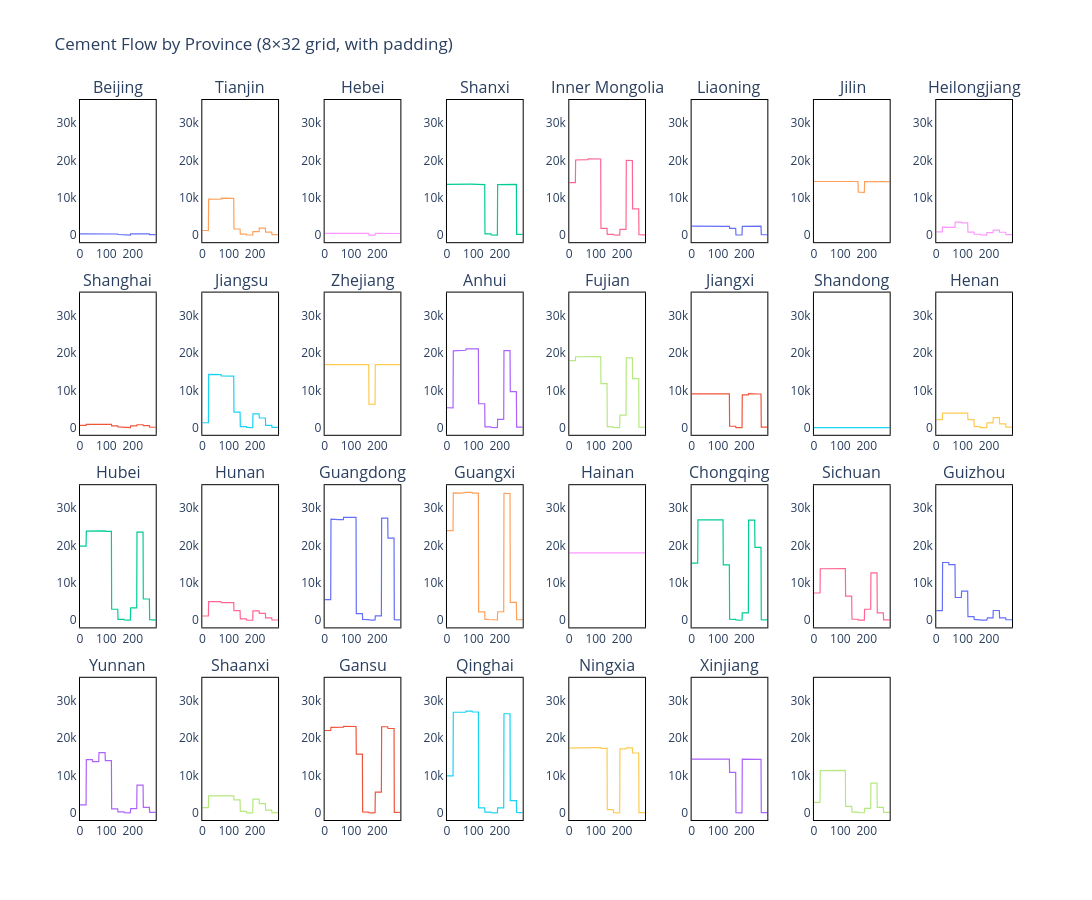

The code cell stored with this chart in its notebook:
### Code cell
import plotly.graph_objects as go
from plotly.subplots import make_subplots
import plotly.express as px

df = cement_flows
provinces = [
    'Beijing', 'Tianjin', 'Hebei', 'Shanxi', 'Inner Mongolia', 'Liaoning', 'Jilin', 'Heilongjiang',
    'Shanghai', 'Jiangsu', 'Zhejiang', 'Anhui', 'Fujian', 'Jiangxi', 'Shandong', 'Henan',
    'Hubei', 'Hunan', 'Guangdong', 'Guangxi', 'Hainan', 'Chongqing', 'Sichuan', 'Guizhou',
    'Yunnan', 'Shaanxi', 'Gansu', 'Qinghai', 'Ningxia', 'Xinjiang'
]

# --- Select columns to plot ---
cols = df.columns[:32]  # plot first 32 columns
nrows, ncols = 4, 8

# --- Color palette ---
colors = px.colors.qualitative.Plotly * ((len(cols) // len(px.colors.qualitative.Plotly)) + 1)

# --- Create 8×32 subplot grid with added padding ---
fig = make_subplots(
    rows=nrows, cols=ncols,
    subplot_titles=provinces,
    vertical_spacing=0.07,   # increase vertical spacing (padding)
    horizontal_spacing=0.05  # increase horizontal spacing (padding)
)

# --- Add traces ---
for i, col in enumerate(cols):
    row = i % nrows + 1
    col_pos = i // nrows + 1
    color = colors[i]
    fig.add_trace(
        go.Scatter(
            x=df.index,
            y=df[col],
            mode='lines',
            name=col,
            line=dict(width=1.2, color=color)
        ),
        row=row, col=col_pos
    )

# --- Layout & style tweaks ---
fig.update_layout(
    height=900,
    width=1400,  # keep it compact but readable
    showlegend=False,
    title_text="Cement Flow by Province (8×32 grid, with padding)",
    plot_bgcolor='white',
    paper_bgcolor='white',
)

# --- Clean look: white background, black frame, no gridlines ---
fig.update_xaxes(showgrid=False, zeroline=False, showline=True, linecolor='black', mirror=True)
fig.update_yaxes(showgrid=False, zeroline=False, showline=True, linecolor='black', mirror=True, matches='y')

fig.show()

### Figure 1 — Plotly figure (JSON) as saved in the notebook; plotly's stock layout.template omitted (floating-point values rounded to 4 significant figures; data arrays with more than 128 entries replaced by an {"elided": "..."} marker saying what was removed)
{"data": [{"line": {"color": "#636EFA", "width": 1.2}, "mode": "lines", "name": "tradcement_Region1Beijing_cement_edge", "type": "scatter", "x": {"elided": "288 int values"}, "xaxis": "x", "y": {"elided": "288 float values"}, "yaxis": "y"}, {"line": {"color": "#EF553B", "width": 1.2}, "mode": "lines", "name": "tradcement_Region2Tianjin_cement_edge", "type": "scatter", "x": {"elided": "288 int values"}, "xaxis": "x9", "y": {"elided": "288 float values"}, "yaxis": "y9"}, {"line": {"color": "#00CC96", "width": 1.2}, "mode": "lines", "name": "tradcement_Region3Hebei_cement_edge", "type": "scatter", "x": {"elided": "288 int values"}, "xaxis": "x17", "y": {"elided": "288 float values"}, "yaxis": "y17"}, {"line": {"color": "#AB63FA", "width": 1.2}, "mode": "lines", "name": "tradcement_Region4Shanxi_cement_edge", "type": "scatter", "x": {"elided": "288 int values"}, "xaxis": "x25", "y": {"elided": "288 float values"}, "yaxis": "y25"}, {"line": {"color": "#FFA15A", "width": 1.2}, "mode": "lines", "name": "tradcement_Region5Innermongolia_cement_edge", "type": "scatter", "x": {"elided": "288 int values"}, "xaxis": "x2", "y": {"elided": "288 float values"}, "yaxis": "y2"}, {"line": {"color": "#19D3F3", "width": 1.2}, "mode": "lines", "name": "tradcement_Region6Liaoning_cement_edge", "type": "scatter", "x": {"elided": "288 int values"}, "xaxis": "x10", "y": {"elided": "288 float values"}, "yaxis": "y10"}, {"line": {"color": "#FF6692", "width": 1.2}, "mode": "lines", "name": "tradcement_Region7Jilin_cement_edge", "type": "scatter", "x": {"elided": "288 int values"}, "xaxis": "x18", "y": {"elided": "288 float values"}, "yaxis": "y18"}, {"line": {"color": "#B6E880", "width": 1.2}, "mode": "lines", "name": "tradcement_Region8Heilongjiang_cement_edge", "type": "scatter", "x": {"elided": "288 int values"}, "xaxis": "x26", "y": {"elided": "288 float values"}, "yaxis": "y26"}, {"line": {"color": "#FF97FF", "width": 1.2}, "mode": "lines", "name": "tradcement_Region9Shanghai_cement_edge", "type": "scatter", "x": {"elided": "288 int values"}, "xaxis": "x3", "y": {"elided": "288 float values"}, "yaxis": "y3"}, {"line": {"color": "#FECB52", "width": 1.2}, "mode": "lines", "name": "tradcement_Region10Jiangsu_cement_edge", "type": "scatter", "x": {"elided": "288 int values"}, "xaxis": "x11", "y": {"elided": "288 float values"}, "yaxis": "y11"}, {"line": {"color": "#636EFA", "width": 1.2}, "mode": "lines", "name": "tradcement_Region11Zhejiang_cement_edge", "type": "scatter", "x": {"elided": "288 int values"}, "xaxis": "x19", "y": {"elided": "288 float values"}, "yaxis": "y19"}, {"line": {"color": "#EF553B", "width": 1.2}, "mode": "lines", "name": "tradcement_Region12Anhui_cement_edge", "type": "scatter", "x": {"elided": "288 int values"}, "xaxis": "x27", "y": {"elided": "288 float values"}, "yaxis": "y27"}, {"line": {"color": "#00CC96", "width": 1.2}, "mode": "lines", "name": "tradcement_Region13Fujian_cement_edge", "type": "scatter", "x": {"elided": "288 int values"}, "xaxis": "x4", "y": {"elided": "288 float values"}, "yaxis": "y4"}, {"line": {"color": "#AB63FA", "width": 1.2}, "mode": "lines", "name": "tradcement_Region14Jiangxi_cement_edge", "type": "scatter", "x": {"elided": "288 int values"}, "xaxis": "x12", "y": {"elided": "288 float values"}, "yaxis": "y12"}, {"line": {"color": "#FFA15A", "width": 1.2}, "mode": "lines", "name": "tradcement_Region15Shandong_cement_edge", "type": "scatter", "x": {"elided": "288 int values"}, "xaxis": "x20", "y": {"elided": "288 float values"}, "yaxis": "y20"}, {"line": {"color": "#19D3F3", "width": 1.2}, "mode": "lines", "name": "tradcement_Region16Henan_cement_edge", "type": "scatter", "x": {"elided": "288 int values"}, "xaxis": "x28", "y": {"elided": "288 float values"}, "yaxis": "y28"}, {"line": {"color": "#FF6692", "width": 1.2}, "mode": "lines", "name": "tradcement_Region17Hubei_cement_edge", "type": "scatter", "x": {"elided": "288 int values"}, "xaxis": "x5", "y": {"elided": "288 float values"}, "yaxis": "y5"}, {"line": {"color": "#B6E880", "width": 1.2}, "mode": "lines", "name": "tradcement_Region18Hunan_cement_edge", "type": "scatter", "x": {"elided": "288 int values"}, "xaxis": "x13", "y": {"elided": "288 float values"}, "yaxis": "y13"}, {"line": {"color": "#FF97FF", "width": 1.2}, "mode": "lines", "name": "tradcement_Region19Guangdong_cement_edge", "type": "scatter", "x": {"elided": "288 int values"}, "xaxis": "x21", "y": {"elided": "288 float values"}, "yaxis": "y21"}, {"line": {"color": "#FECB52", "width": 1.2}, "mode": "lines", "name": "tradcement_Region20Guangxi_cement_edge", "type": "scatter", "x": {"elided": "288 int values"}, "xaxis": "x29", "y": {"elided": "288 float values"}, "yaxis": "y29"}, {"line": {"color": "#636EFA", "width": 1.2}, "mode": "lines", "name": "tradcement_Region21Hainan_cement_edge", "type": "scatter", "x": {"elided": "288 int values"}, "xaxis": "x6", "y": {"elided": "288 float values"}, "yaxis": "y6"}, {"line": {"color": "#EF553B", "width": 1.2}, "mode": "lines", "name": "tradcement_Region22Chongqing_cement_edge", "type": "scatter", "x": {"elided": "288 int values"}, "xaxis": "x14", "y": {"elided": "288 float values"}, "yaxis": "y14"}, {"line": {"color": "#00CC96", "width": 1.2}, "mode": "lines", "name": "tradcement_Region23Sichuan_cement_edge", "type": "scatter", "x": {"elided": "288 int values"}, "xaxis": "x22", "y": {"elided": "288 float values"}, "yaxis": "y22"}, {"line": {"color": "#AB63FA", "width": 1.2}, "mode": "lines", "name": "tradcement_Region24Guizhou_cement_edge", "type": "scatter", "x": {"elided": "288 int values"}, "xaxis": "x30", "y": {"elided": "288 float values"}, "yaxis": "y30"}, {"line": {"color": "#FFA15A", "width": 1.2}, "mode": "lines", "name": "tradcement_Region25Yunnan_cement_edge", "type": "scatter", "x": {"elided": "288 int values"}, "xaxis": "x7", "y": {"elided": "288 float values"}, "yaxis": "y7"}, {"line": {"color": "#19D3F3", "width": 1.2}, "mode": "lines", "name": "tradcement_Region26Tibet_cement_edge", "type": "scatter", "x": {"elided": "288 int values"}, "xaxis": "x15", "y": {"elided": "288 float values"}, "yaxis": "y15"}, {"line": {"color": "#FF6692", "width": 1.2}, "mode": "lines", "name": "tradcement_Region27Shaanxi_cement_edge", "type": "scatter", "x": {"elided": "288 int values"}, "xaxis": "x23", "y": {"elided": "288 float values"}, "yaxis": "y23"}, {"line": {"color": "#B6E880", "width": 1.2}, "mode": "lines", "name": "tradcement_Region28Gansu_cement_edge", "type": "scatter", "x": {"elided": "288 int values"}, "xaxis": "x31", "y": {"elided": "288 float values"}, "yaxis": "y31"}, {"line": {"color": "#FF97FF", "width": 1.2}, "mode": "lines", "name": "tradcement_Region29Qinghai_cement_edge", "type": "scatter", "x": {"elided": "288 int values"}, "xaxis": "x8", "y": {"elided": "288 float values"}, "yaxis": "y8"}, {"line": {"color": "#FECB52", "width": 1.2}, "mode": "lines", "name": "tradcement_Region30Ningxia_cement_edge", "type": "scatter", "x": {"elided": "288 int values"}, "xaxis": "x16", "y": {"elided": "288 float values"}, "yaxis": "y16"}, {"line": {"color": "#636EFA", "width": 1.2}, "mode": "lines", "name": "tradcement_Region31Xinjiang_cement_edge", "type": "scatter", "x": {"elided": "288 int values"}, "xaxis": "x24", "y": {"elided": "288 float values"}, "yaxis": "y24"}], "layout": {"annotations": [{"font": {"size": 16}, "showarrow": false, "text": "Beijing", "x": 0.04062, "xanchor": "center", "xref": "paper", "y": 1, "yanchor": "bottom", "yref": "paper"}, {"font": {"size": 16}, "showarrow": false, "text": "Tianjin", "x": 0.1719, "xanchor": "center", "xref": "paper", "y": 1, "yanchor": "bottom", "yref": "paper"}, {"font": {"size": 16}, "showarrow": false, "text": "Hebei", "x": 0.3031, "xanchor": "center", "xref": "paper", "y": 1, "yanchor": "bottom", "yref": "paper"}, {"font": {"size": 16}, "showarrow": false, "text": "Shanxi", "x": 0.4344, "xanchor": "center", "xref": "paper", "y": 1, "yanchor": "bottom", "yref": "paper"}, {"font": {"size": 16}, "showarrow": false, "text": "Inner Mongolia", "x": 0.5656, "xanchor": "center", "xref": "paper", "y": 1, "yanchor": "bottom", "yref": "paper"}, {"font": {"size": 16}, "showarrow": false, "text": "Liaoning", "x": 0.6969, "xanchor": "center", "xref": "paper", "y": 1, "yanchor": "bottom", "yref": "paper"}, {"font": {"size": 16}, "showarrow": false, "text": "Jilin", "x": 0.8281, "xanchor": "center", "xref": "paper", "y": 1, "yanchor": "bottom", "yref": "paper"}, {"font": {"size": 16}, "showarrow": false, "text": "Heilongjiang", "x": 0.9594, "xanchor": "center", "xref": "paper", "y": 1, "yanchor": "bottom", "yref": "paper"}, {"font": {"size": 16}, "showarrow": false, "text": "Shanghai", "x": 0.04062, "xanchor": "center", "xref": "paper", "y": 0.7325, "yanchor": "bottom", "yref": "paper"}, {"font": {"size": 16}, "showarrow": false, "text": "Jiangsu", "x": 0.1719, "xanchor": "center", "xref": "paper", "y": 0.7325, "yanchor": "bottom", "yref": "paper"}, {"font": {"size": 16}, "showarrow": false, "text": "Zhejiang", "x": 0.3031, "xanchor": "center", "xref": "paper", "y": 0.7325, "yanchor": "bottom", "yref": "paper"}, {"font": {"size": 16}, "showarrow": false, "text": "Anhui", "x": 0.4344, "xanchor": "center", "xref": "paper", "y": 0.7325, "yanchor": "bottom", "yref": "paper"}, {"font": {"size": 16}, "showarrow": false, "text": "Fujian", "x": 0.5656, "xanchor": "center", "xref": "paper", "y": 0.7325, "yanchor": "bottom", "yref": "paper"}, {"font": {"size": 16}, "showarrow": false, "text": "Jiangxi", "x": 0.6969, "xanchor": "center", "xref": "paper", "y": 0.7325, "yanchor": "bottom", "yref": "paper"}, {"font": {"size": 16}, "showarrow": false, "text": "Shandong", "x": 0.8281, "xanchor": "center", "xref": "paper", "y": 0.7325, "yanchor": "bottom", "yref": "paper"}, {"font": {"size": 16}, "showarrow": false, "text": "Henan", "x": 0.9594, "xanchor": "center", "xref": "paper", "y": 0.7325, "yanchor": "bottom", "yref": "paper"}, {"font": {"size": 16}, "showarrow": false, "text": "Hubei", "x": 0.04062, "xanchor": "center", "xref": "paper", "y": 0.465, "yanchor": "bottom", "yref": "paper"}, {"font": {"size": 16}, "showarrow": false, "text": "Hunan", "x": 0.1719, "xanchor": "center", "xref": "paper", "y": 0.465, "yanchor": "bottom", "yref": "paper"}, {"font": {"size": 16}, "showarrow": false, "text": "Guangdong", "x": 0.3031, "xanchor": "center", "xref": "paper", "y": 0.465, "yanchor": "bottom", "yref": "paper"}, {"font": {"size": 16}, "showarrow": false, "text": "Guangxi", "x": 0.4344, "xanchor": "center", "xref": "paper", "y": 0.465, "yanchor": "bottom", "yref": "paper"}, {"font": {"size": 16}, "showarrow": false, "text": "Hainan", "x": 0.5656, "xanchor": "center", "xref": "paper", "y": 0.465, "yanchor": "bottom", "yref": "paper"}, {"font": {"size": 16}, "showarrow": false, "text": "Chongqing", "x": 0.6969, "xanchor": "center", "xref": "paper", "y": 0.465, "yanchor": "bottom", "yref": "paper"}, {"font": {"size": 16}, "showarrow": false, "text": "Sichuan", "x": 0.8281, "xanchor": "center", "xref": "paper", "y": 0.465, "yanchor": "bottom", "yref": "paper"}, {"font": {"size": 16}, "showarrow": false, "text": "Guizhou", "x": 0.9594, "xanchor": "center", "xref": "paper", "y": 0.465, "yanchor": "bottom", "yref": "paper"}, {"font": {"size": 16}, "showarrow": false, "text": "Yunnan", "x": 0.04062, "xanchor": "center", "xref": "paper", "y": 0.1975, "yanchor": "bottom", "yref": "paper"}, {"font": {"size": 16}, "showarrow": false, "text": "Shaanxi", "x": 0.1719, "xanchor": "center", "xref": "paper", "y": 0.1975, "yanchor": "bottom", "yref": "paper"}, {"font": {"size": 16}, "showarrow": false, "text": "Gansu", "x": 0.3031, "xanchor": "center", "xref": "paper", "y": 0.1975, "yanchor": "bottom", "yref": "paper"}, {"font": {"size": 16}, "showarrow": false, "text": "Qinghai", "x": 0.4344, "xanchor": "center", "xref": "paper", "y": 0.1975, "yanchor": "bottom", "yref": "paper"}, {"font": {"size": 16}, "showarrow": false, "text": "Ningxia", "x": 0.5656, "xanchor": "center", "xref": "paper", "y": 0.1975, "yanchor": "bottom", "yref": "paper"}, {"font": {"size": 16}, "showarrow": false, "text": "Xinjiang", "x": 0.6969, "xanchor": "center", "xref": "paper", "y": 0.1975, "yanchor": "bottom", "yref": "paper"}], "height": 900, "paper_bgcolor": "white", "plot_bgcolor": "white", "showlegend": false, "title": {"text": "Cement Flow by Province (8×32 grid, with padding)"}, "width": 1400, "xaxis": {"anchor": "y", "domain": [0, 0.08125], "linecolor": "black", "mirror": true, "showgrid": false, "showline": true, "zeroline": false}, "xaxis10": {"anchor": "y10", "domain": [0.1312, 0.2125], "linecolor": "black", "mirror": true, "showgrid": false, "showline": true, "zeroline": false}, "xaxis11": {"anchor": "y11", "domain": [0.2625, 0.3437], "linecolor": "black", "mirror": true, "showgrid": false, "showline": true, "zeroline": false}, "xaxis12": {"anchor": "y12", "domain": [0.3937, 0.475], "linecolor": "black", "mirror": true, "showgrid": false, "showline": true, "zeroline": false}, "xaxis13": {"anchor": "y13", "domain": [0.525, 0.6062], "linecolor": "black", "mirror": true, "showgrid": false, "showline": true, "zeroline": false}, "xaxis14": {"anchor": "y14", "domain": [0.6562, 0.7375], "linecolor": "black", "mirror": true, "showgrid": false, "showline": true, "zeroline": false}, "xaxis15": {"anchor": "y15", "domain": [0.7875, 0.8687], "linecolor": "black", "mirror": true, "showgrid": false, "showline": true, "zeroline": false}, "xaxis16": {"anchor": "y16", "domain": [0.9187, 1], "linecolor": "black", "mirror": true, "showgrid": false, "showline": true, "zeroline": false}, "xaxis17": {"anchor": "y17", "domain": [0, 0.08125], "linecolor": "black", "mirror": true, "showgrid": false, "showline": true, "zeroline": false}, "xaxis18": {"anchor": "y18", "domain": [0.1312, 0.2125], "linecolor": "black", "mirror": true, "showgrid": false, "showline": true, "zeroline": false}, "xaxis19": {"anchor": "y19", "domain": [0.2625, 0.3437], "linecolor": "black", "mirror": true, "showgrid": false, "showline": true, "zeroline": false}, "xaxis2": {"anchor": "y2", "domain": [0.1312, 0.2125], "linecolor": "black", "mirror": true, "showgrid": false, "showline": true, "zeroline": false}, "xaxis20": {"anchor": "y20", "domain": [0.3937, 0.475], "linecolor": "black", "mirror": true, "showgrid": false, "showline": true, "zeroline": false}, "xaxis21": {"anchor": "y21", "domain": [0.525, 0.6062], "linecolor": "black", "mirror": true, "showgrid": false, "showline": true, "zeroline": false}, "xaxis22": {"anchor": "y22", "domain": [0.6562, 0.7375], "linecolor": "black", "mirror": true, "showgrid": false, "showline": true, "zeroline": false}, "xaxis23": {"anchor": "y23", "domain": [0.7875, 0.8687], "linecolor": "black", "mirror": true, "showgrid": false, "showline": true, "zeroline": false}, "xaxis24": {"anchor": "y24", "domain": [0.9187, 1], "linecolor": "black", "mirror": true, "showgrid": false, "showline": true, "zeroline": false}, "xaxis25": {"anchor": "y25", "domain": [0, 0.08125], "linecolor": "black", "mirror": true, "showgrid": false, "showline": true, "zeroline": false}, "xaxis26": {"anchor": "y26", "domain": [0.1312, 0.2125], "linecolor": "black", "mirror": true, "showgrid": false, "showline": true, "zeroline": false}, "xaxis27": {"anchor": "y27", "domain": [0.2625, 0.3437], "linecolor": "black", "mirror": true, "showgrid": false, "showline": true, "zeroline": false}, "xaxis28": {"anchor": "y28", "domain": [0.3937, 0.475], "linecolor": "black", "mirror": true, "showgrid": false, "showline": true, "zeroline": false}, "xaxis29": {"anchor": "y29", "domain": [0.525, 0.6062], "linecolor": "black", "mirror": true, "showgrid": false, "showline": true, "zeroline": false}, "xaxis3": {"anchor": "y3", "domain": [0.2625, 0.3437], "linecolor": "black", "mirror": true, "showgrid": false, "showline": true, "zeroline": false}, "xaxis30": {"anchor": "y30", "domain": [0.6562, 0.7375], "linecolor": "black", "mirror": true, "showgrid": false, "showline": true, "zeroline": false}, "xaxis31": {"anchor": "y31", "domain": [0.7875, 0.8687], "linecolor": "black", "mirror": true, "showgrid": false, "showline": true, "zeroline": false}, "xaxis32": {"anchor": "y32", "domain": [0.9187, 1], "linecolor": "black", "mirror": true, "showgrid": false, "showline": true, "zeroline": false}, "xaxis4": {"anchor": "y4", "domain": [0.3937, 0.475], "linecolor": "black", "mirror": true, "showgrid": false, "showline": true, "zeroline": false}, "xaxis5": {"anchor": "y5", "domain": [0.525, 0.6062], "linecolor": "black", "mirror": true, "showgrid": false, "showline": true, "zeroline": false}, "xaxis6": {"anchor": "y6", "domain": [0.6562, 0.7375], "linecolor": "black", "mirror": true, "showgrid": false, "showline": true, "zeroline": false}, "xaxis7": {"anchor": "y7", "domain": [0.7875, 0.8687], "linecolor": "black", "mirror": true, "showgrid": false, "showline": true, "zeroline": false}, "xaxis8": {"anchor": "y8", "domain": [0.9187, 1], "linecolor": "black", "mirror": true, "showgrid": false, "showline": true, "zeroline": false}, "xaxis9": {"anchor": "y9", "domain": [0, 0.08125], "linecolor": "black", "mirror": true, "showgrid": false, "showline": true, "zeroline": false}, "yaxis": {"anchor": "x", "domain": [0.8025, 1], "linecolor": "black", "matches": "y", "mirror": true, "showgrid": false, "showline": true, "zeroline": false}, "yaxis10": {"anchor": "x10", "domain": [0.535, 0.7325], "linecolor": "black", "matches": "y", "mirror": true, "showgrid": false, "showline": true, "zeroline": false}, "yaxis11": {"anchor": "x11", "domain": [0.535, 0.7325], "linecolor": "black", "matches": "y", "mirror": true, "showgrid": false, "showline": true, "zeroline": false}, "yaxis12": {"anchor": "x12", "domain": [0.535, 0.7325], "linecolor": "black", "matches": "y", "mirror": true, "showgrid": false, "showline": true, "zeroline": false}, "yaxis13": {"anchor": "x13", "domain": [0.535, 0.7325], "linecolor": "black", "matches": "y", "mirror": true, "showgrid": false, "showline": true, "zeroline": false}, "yaxis14": {"anchor": "x14", "domain": [0.535, 0.7325], "linecolor": "black", "matches": "y", "mirror": true, "showgrid": false, "showline": true, "zeroline": false}, "yaxis15": {"anchor": "x15", "domain": [0.535, 0.7325], "linecolor": "black", "matches": "y", "mirror": true, "showgrid": false, "showline": true, "zeroline": false}, "yaxis16": {"anchor": "x16", "domain": [0.535, 0.7325], "linecolor": "black", "matches": "y", "mirror": true, "showgrid": false, "showline": true, "zeroline": false}, "yaxis17": {"anchor": "x17", "domain": [0.2675, 0.465], "linecolor": "black", "matches": "y", "mirror": true, "showgrid": false, "showline": true, "zeroline": false}, "yaxis18": {"anchor": "x18", "domain": [0.2675, 0.465], "linecolor": "black", "matches": "y", "mirror": true, "showgrid": false, "showline": true, "zeroline": false}, "yaxis19": {"anchor": "x19", "domain": [0.2675, 0.465], "linecolor": "black", "matches": "y", "mirror": true, "showgrid": false, "showline": true, "zeroline": false}, "yaxis2": {"anchor": "x2", "domain": [0.8025, 1], "linecolor": "black", "matches": "y", "mirror": true, "showgrid": false, "showline": true, "zeroline": false}, "yaxis20": {"anchor": "x20", "domain": [0.2675, 0.465], "linecolor": "black", "matches": "y", "mirror": true, "showgrid": false, "showline": true, "zeroline": false}, "yaxis21": {"anchor": "x21", "domain": [0.2675, 0.465], "linecolor": "black", "matches": "y", "mirror": true, "showgrid": false, "showline": true, "zeroline": false}, "yaxis22": {"anchor": "x22", "domain": [0.2675, 0.465], "linecolor": "black", "matches": "y", "mirror": true, "showgrid": false, "showline": true, "zeroline": false}, "yaxis23": {"anchor": "x23", "domain": [0.2675, 0.465], "linecolor": "black", "matches": "y", "mirror": true, "showgrid": false, "showline": true, "zeroline": false}, "yaxis24": {"anchor": "x24", "domain": [0.2675, 0.465], "linecolor": "black", "matches": "y", "mirror": true, "showgrid": false, "showline": true, "zeroline": false}, "yaxis25": {"anchor": "x25", "domain": [0, 0.1975], "linecolor": "black", "matches": "y", "mirror": true, "showgrid": false, "showline": true, "zeroline": false}, "yaxis26": {"anchor": "x26", "domain": [0, 0.1975], "linecolor": "black", "matches": "y", "mirror": true, "showgrid": false, "showline": true, "zeroline": false}, "yaxis27": {"anchor": "x27", "domain": [0, 0.1975], "linecolor": "black", "matches": "y", "mirror": true, "showgrid": false, "showline": true, "zeroline": false}, "yaxis28": {"anchor": "x28", "domain": [0, 0.1975], "linecolor": "black", "matches": "y", "mirror": true, "showgrid": false, "showline": true, "zeroline": false}, "yaxis29": {"anchor": "x29", "domain": [0, 0.1975], "linecolor": "black", "matches": "y", "mirror": true, "showgrid": false, "showline": true, "zeroline": false}, "yaxis3": {"anchor": "x3", "domain": [0.8025, 1], "linecolor": "black", "matches": "y", "mirror": true, "showgrid": false, "showline": true, "zeroline": false}, "yaxis30": {"anchor": "x30", "domain": [0, 0.1975], "linecolor": "black", "matches": "y", "mirror": true, "showgrid": false, "showline": true, "zeroline": false}, "yaxis31": {"anchor": "x31", "domain": [0, 0.1975], "linecolor": "black", "matches": "y", "mirror": true, "showgrid": false, "showline": true, "zeroline": false}, "yaxis32": {"anchor": "x32", "domain": [0, 0.1975], "linecolor": "black", "matches": "y", "mirror": true, "showgrid": false, "showline": true, "zeroline": false}, "yaxis4": {"anchor": "x4", "domain": [0.8025, 1], "linecolor": "black", "matches": "y", "mirror": true, "showgrid": false, "showline": true, "zeroline": false}, "yaxis5": {"anchor": "x5", "domain": [0.8025, 1], "linecolor": "black", "matches": "y", "mirror": true, "showgrid": false, "showline": true, "zeroline": false}, "yaxis6": {"anchor": "x6", "domain": [0.8025, 1], "linecolor": "black", "matches": "y", "mirror": true, "showgrid": false, "showline": true, "zeroline": false}, "yaxis7": {"anchor": "x7", "domain": [0.8025, 1], "linecolor": "black", "matches": "y", "mirror": true, "showgrid": false, "showline": true, "zeroline": false}, "yaxis8": {"anchor": "x8", "domain": [0.8025, 1], "linecolor": "black", "matches": "y", "mirror": true, "showgrid": false, "showline": true, "zeroline": false}, "yaxis9": {"anchor": "x9", "domain": [0.535, 0.7325], "linecolor": "black", "matches": "y", "mirror": true, "showgrid": false, "showline": true, "zeroline": false}}}
